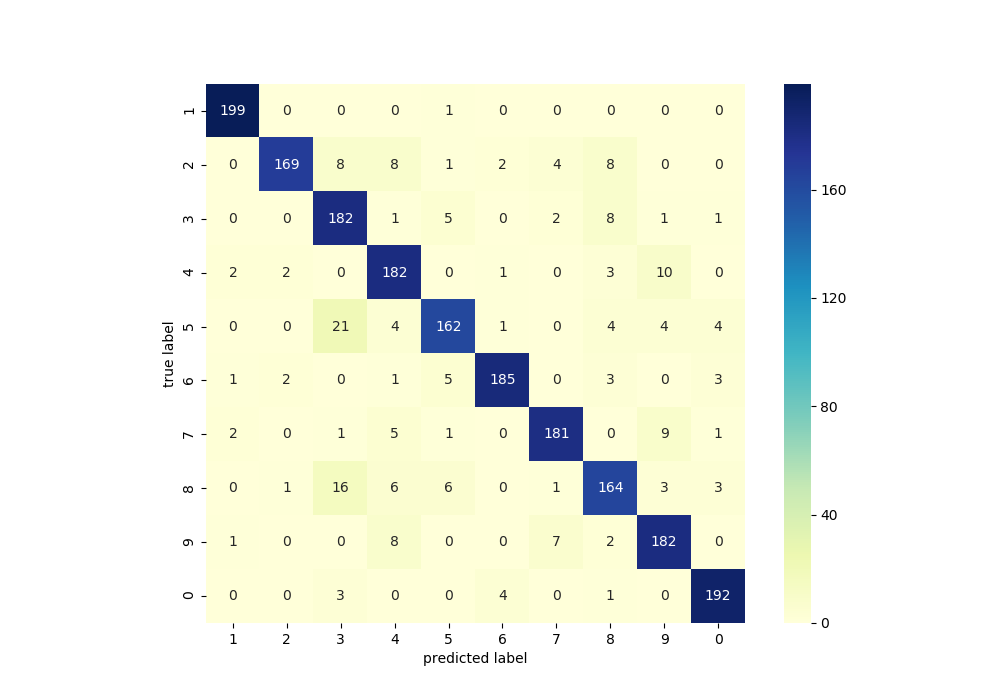

The Python source for this figure:
#!/usr/bin/python
# -*- coding: utf-8 -*-
# Author: Shun Arahata
"""
classification of handwritten digits
"""

import numpy as np
import matplotlib

matplotlib.use('TkAgg')
import matplotlib.pyplot as plt
from scipy.io import loadmat
import seaborn as sn
import pandas as pd
from sklearn import metrics


def linear_discriminant_analysis(train, test):
    """

    :param train:
    :param test:
    :return:
    """
    # make list of mu
    mu = list()
    for i in range(10):
        mu.append(np.mean(train[:, :, i], axis=1))
    mu = np.array(mu)
    assert mu.shape == (10, 256)
    # covariance matrix
    sigma = np.zeros((256, 256))
    for i in range(10):
        sigma += np.cov(train[:, :, i])
    sigma = sigma / 10
    assert sigma.shape == (256, 256)
    predictions = []
    for i in range(10):
        test_batch = test[:, :, i]
        # print("test_batch shape", test_batch.shape)
        assert test_batch.shape == (256, 200)
        left = mu @ np.linalg.solve(sigma, test_batch)
        assert left.shape == (10, 200)
        right = - 1 / 2 * np.diag(mu @ np.linalg.solve(sigma, mu.T))[:, np.newaxis]
        # print("left: ", left.shape, " right: ", right.shape)
        prod = left + right
        assert prod.shape == (10, 200)
        predictions.append(np.argmax(prod, axis=0))
    predictions = np.array(predictions)
    y_true = np.array([[j for _ in range(200)] for j in range(10)])
    predictions = predictions.flatten()
    assert len(predictions) == 2000
    y_true = y_true.flatten()
    cm = metrics.confusion_matrix(y_true, predictions)
    df_cm = pd.DataFrame(cm, index=[i for i in "1234567890"],
                         columns=[i for i in "1234567890"])
    plt.figure(figsize=(10, 7))
    ax = sn.heatmap(df_cm, annot=True, cmap="YlGnBu", fmt='g', square=True)
    ax.set(xlabel='predicted label', ylabel='true label')
    plt.savefig("digit.png")


def mahalanobis(train, test):
    """ classification usign mahalanobis distance

    :param train:
    :param test:
    :return:
    """
    # make list of mu
    mu = list()
    for i in range(10):
        mu.append(np.mean(train[:, :, i], axis=1))
    mu = np.array(mu)
    assert mu.shape == (10, 256)
    # covariance matrix
    sigma = list()
    for i in range(10):
        S = np.cov(train[:, :, i])
        sigma.append(S)
    predictions = []
    for i in range(10):
        test_batch = test[:, :, i]
        assert test_batch.shape == (256, 200)
        prods = list()
        for k in range(10):
            # print("test_batch shape", test_batch.shape)
            left2, _, _, _ = np.linalg.lstsq(sigma[k], test_batch - mu[k, :].T[:, np.newaxis])
            left = np.diag((test_batch.T - mu[k, :]) @ left2)
            (sign, logdet) = np.linalg.slogdet(sigma[k] + 0.000001 * np.identity(256))
            '''
            if sign == 0:
                (sign, logdet) = np.linalg.slogdet(sigma[k] + 0.000001 * np.identity(256))
            assert sign > 0
            '''
            right = - 1 / 2 * logdet
            # print("left: ", left.shape, " right: ", right.shape)
            prod = left + right
            prods.append(prod)
        prods = np.array(prods)
        print(prods[:, 0])
        assert prods.shape == (10, 200), str(prods.shape)
        predictions.append(np.argmax(prods, axis=0))

    predictions = np.array(predictions)
    y_true = np.array([[j for _ in range(200)] for j in range(10)])
    predictions = predictions.flatten()
    assert len(predictions) == 2000
    y_true = y_true.flatten()
    cm = metrics.confusion_matrix(y_true, predictions)
    df_cm = pd.DataFrame(cm, index=[i for i in "1234567890"],
                         columns=[i for i in "1234567890"])
    plt.figure(figsize=(10, 7))
    ax = sn.heatmap(df_cm, annot=True, cmap="YlGnBu", fmt='g', square=True)
    ax.set(xlabel='predicted label', ylabel='true label')
    plt.show()


if __name__ == '__main__':
    data = loadmat('digit.mat')
    train = data['X']
    test = data['T']
    print("Train data: {}".format(train.shape))
    print("Test data:  {}".format(test.shape))
    # Train data: (256, 500, 10)
    # Test data:  (256, 200, 10)
    # mahalanobis(train, test)
    linear_discriminant_analysis(train, test)
